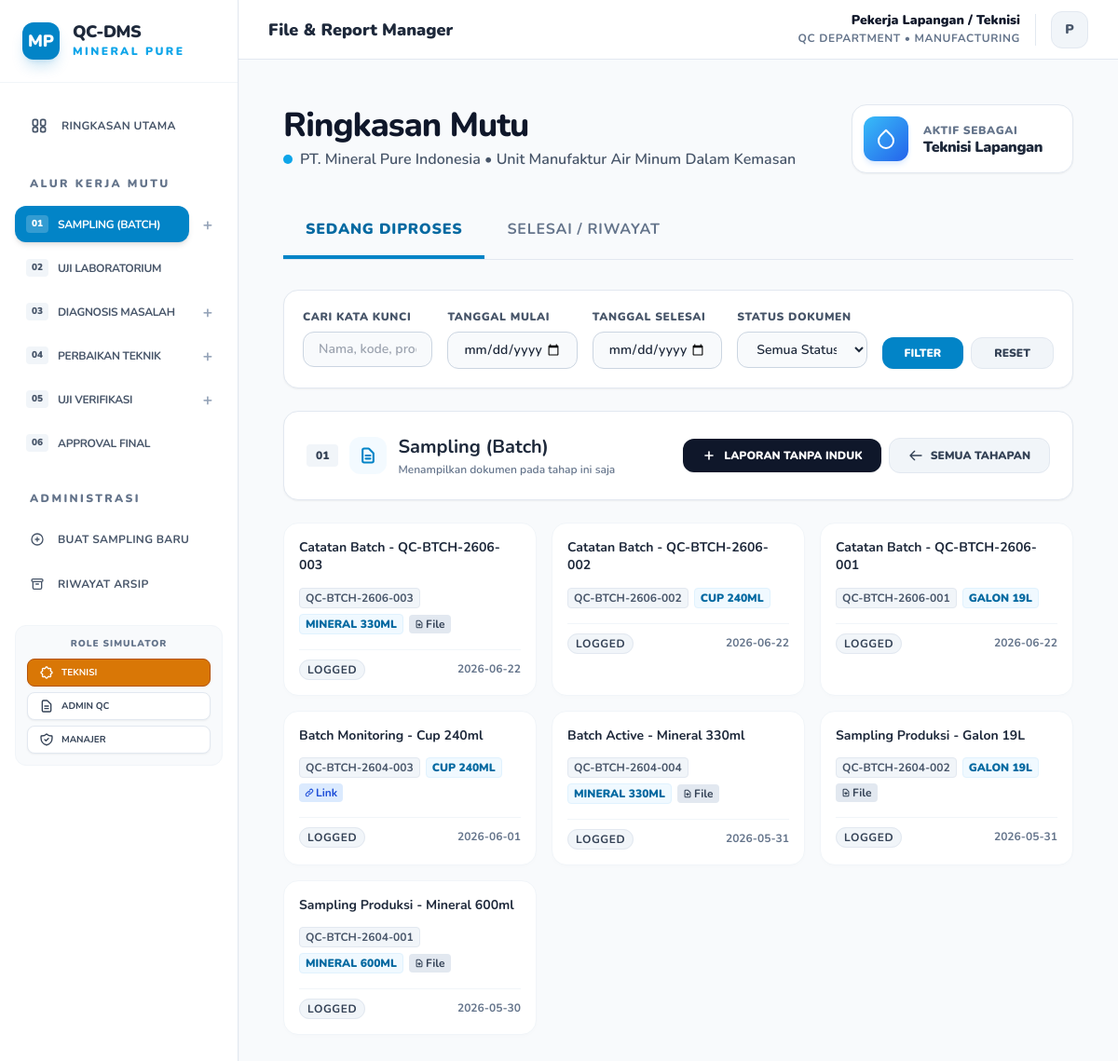
/index.php?filter=step1, run on an earlier commit of the app's database.
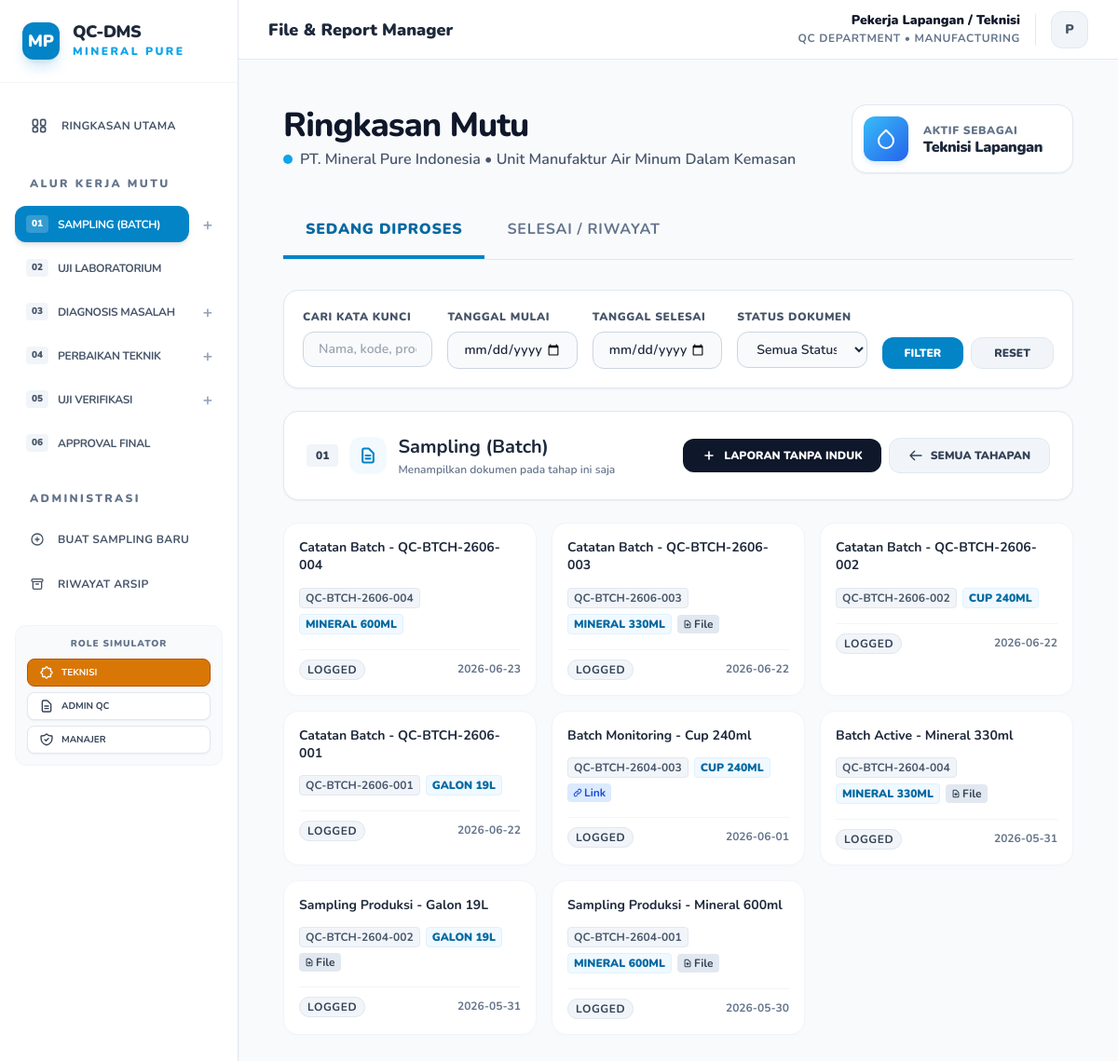
And on a later commit of the database.
### tables this page shows
CREATE TABLE documents (
        id INTEGER PRIMARY KEY AUTOINCREMENT,
        no_dokumen TEXT UNIQUE,
        nama_dokumen TEXT,
        produk TEXT,
        jenis TEXT,
        tanggal TEXT,
        inspector TEXT,
        machine_id TEXT,
        admin_entry_name TEXT,
        status TEXT,
        status_mutu TEXT DEFAULT 'Passed',
        approval_status TEXT DEFAULT 'Waiting Approval',
        approved_by TEXT,
        link TEXT,
        deskripsi TEXT,
        folder_path TEXT,
        parent_doc_id INTEGER,
        ph TEXT,
        tds TEXT,
        kekeruhan TEXT,
        created_at DATETIME,
        approved_at DATETIME,
        archived_at DATETIME
    , file_path TEXT, external_link TEXT);

### index.php (the view, shortened to what the rows shown need)
<?php
require 'db.php';
$filter = $_GET['filter'] ?? null;
$status_filter = $_GET['status_filter'] ?? null;
$query = "SELECT * FROM documents WHERE 1=1";
$params = [];
if ($status_filter === 'Approved') {
    $query .= " AND (approval_status = 'Approved' OR status = 'Archived')";
} elseif ($status_filter === 'Pending') {
    $query .= " AND (status = 'Pending' OR approval_status = 'Waiting Approval')";
} elseif ($status_filter === 'Hold') {
    $query .= " AND (status = 'Hold' OR approval_status = 'Hold')";
} else {
    if ($filter == 'step6') {
        $query .= " AND status NOT IN ('Rejected')";
    } else {
        $query .= " AND status NOT IN ('Archived', 'Rejected')";
    }
}
if ($filter == 'waiting') {
    $query .= " AND approval_status = 'Waiting Approval'";
} elseif ($filter == 'step1') {
    $query .= " AND jenis = 'Catatan_Batch'";
} elseif ($filter == 'step2') {
    $query .= " AND jenis = 'Uji_Lab'";
} elseif ($filter == 'step3') {
    $query .= " AND jenis = 'Diagnosis_Mesin'";
} elseif ($filter == 'step4') {
    $query .= " AND jenis = 'Laporan_Perbaikan'";
} elseif ($filter == 'step5') {
    $query .= " AND jenis = 'Uji_Ulang'";
} elseif ($filter == 'step6') {
    $query .= " AND jenis = 'Approval_Manager'";
}
$query .= " ORDER BY tanggal DESC, id DESC";
$stmt = $pdo->prepare($query);
$stmt->execute($params);
$files = $stmt->fetchAll(PDO::FETCH_ASSOC);
$jenis_to_step = [
    'Catatan_Batch' => 'step1',
    'Uji_Lab' => 'step2',
    'Diagnosis_Mesin' => 'step3',
    'Laporan_Perbaikan' => 'step4',
    'Uji_Ulang' => 'step5',
    'Approval_Manager' => 'step6'
];
$pipeline_data = [
    'step1' => [],
    'step2' => [],
    'step3' => [],
    'step4' => [],
    'step5' => [],
    'step6' => []
];
foreach ($files as $file) {
    $s_key = $jenis_to_step[$file['jenis']] ?? null;
    if ($s_key) {
        $pipeline_data[$s_key][] = $file;
    }
}
?>
<!DOCTYPE html>
<html lang="id">
<head>
    <script src="https://cdn.tailwindcss.com"></script>
</head>
<body class="antialiased">
    <?php include 'sidebar.php'; ?>
    <div class="p-4 max-w-7xl mx-auto">
        <div class="mb-8 flex flex-col md:flex-row justify-between items-start md:items-center gap-6">
            <div>
                <h1 class="text-3xl md:text-4xl font-extrabold tracking-tight text-slate-900">Ringkasan Mutu</h1>
            </div>
        </div>
        <?php if ($filter && $filter !== 'waiting'):
            $step_info = $steps_config[$filter] ?? null;
            $step_files = $pipeline_data[$filter] ?? [];
        ?>
            <div class="mb-6 bg-white p-6 rounded-2xl border border-slate-200 shadow-sm flex flex-col sm:flex-row justify-between items-start sm:items-center gap-4">
                <div class="flex items-center gap-3">
                    <div>
                        <h2 class="text-xl font-bold text-slate-800"><?= $step_info['title'] ?></h2>
                    </div>
                </div>
            </div>
            <div class="grid grid-cols-1 md:grid-cols-2 lg:grid-cols-3 gap-4 mb-16">
                <?php if (empty($step_files)): ?>
                    <div class="col-span-full py-16 text-center bg-white rounded-2xl border border-slate-200 p-8">
                        <svg class="w-12 h-12 text-slate-300 mx-auto mb-3" fill="none" stroke="currentColor" viewBox="0 0 24 24" xmlns="http://www.w3.org/2000/svg">
                            <path stroke-linecap="round" stroke-linejoin="round" stroke-width="2" d="M9 12h6m-6 4h6m2 5H7a2 2 0 01-2-2V5a2 2 0 012-2h5.586a1 1 0 01.707.293l5.414 5.414a1 1 0 01.293.707V19a2 2 0 01-2 2z"></path>
                        </svg>
                        <p class="text-sm font-black text-slate-400 uppercase tracking-wider">Tidak ada dokumen di tahap ini</p>
                    </div>
                <?php else: ?>
                    <?php foreach ($step_files as $file): ?>
                        <?= renderDocumentCard($file, $pdo) ?>
                    <?php endforeach; ?>
                <?php endif; ?>
            </div>
        <?php endif; ?>
    </main>
    </div>
    </div>
</body>
</html>
<?php
function renderDocumentCard($file, $pdo) {
    ?>
    <a href="view.php?id=<?= $file['id'] ?>" class="doc-card">
        <p class="font-bold text-slate-800 text-sm leading-snug hover:text-sky-600 transition-colors">
            <?= htmlspecialchars($file['nama_dokumen']) ?>
        </p>
        <div class="flex flex-wrap items-center gap-1.5 mt-1.5">
            <span class="text-xs font-mono font-bold text-slate-600 bg-slate-100 px-1.5 py-0.5 rounded border border-slate-200">
                <?= htmlspecialchars($file['no_dokumen']) ?>
            </span>
            <span class="text-xs font-black text-sky-700 bg-sky-50 px-1.5 py-0.5 rounded uppercase border border-sky-100">
                <?= str_replace('_', ' ', $file['produk']) ?>
            </span>
            <?php if (!empty($file['file_path'])): ?>
                <span class="text-xs font-bold bg-slate-200 text-slate-700 px-1.5 py-0.5 rounded flex items-center gap-0.5">
                    File
                </span>
            <?php endif; ?>
            <?php if (!empty($file['external_link'])): ?>
                <span class="text-xs font-bold bg-blue-100 text-blue-700 px-1.5 py-0.5 rounded flex items-center gap-0.5">
                    Link
                </span>
            <?php endif; ?>
        </div>
        <div class="flex items-center justify-between gap-2 mt-2 pt-2 border-t border-slate-100">
            <div>
                <?php
                $badge_shown = false;
                if (!$badge_shown) {
                    echo "<span class='px-2 py-0.5 bg-slate-100 text-slate-700 border border-slate-200 rounded-full text-xs font-bold uppercase tracking-wider'>Logged</span>";
                }
                ?>
            </div>
            <span class="text-xs font-bold text-slate-500">
                <?= htmlspecialchars($file['tanggal']) ?>
            </span>
        </div>
    </a>
    <?php
    return ob_get_clean();
}
?>

What changed in the data, as far as the page shows it:
added documents: nama_dokumen "Catatan Batch - QC-BTCH-2606-004", no_dokumen "QC-BTCH-2606-004", produk "MINERAL 600ML", tanggal "2026-06-23"
